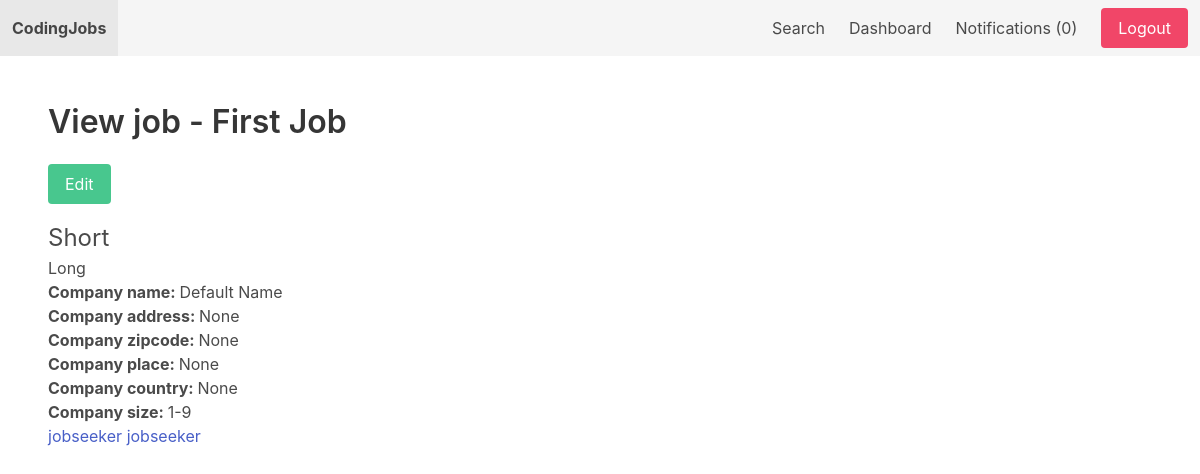
Before: /view_application/job/3/ (signed in) with the older database file.
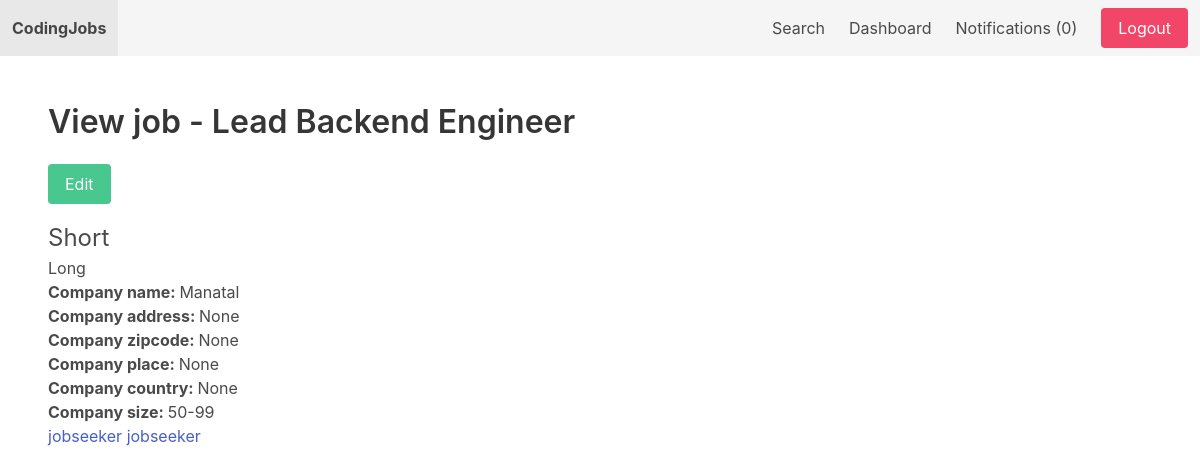
After: the same page with the newer database file.
### apps/job/models.py (models this page shows, shortened)
class Job(models.Model):
    SIZE_1_9 = 'size_1_9'
    SIZE_10_49 = 'size_10_49'
    SIZE_50_99 = 'size_50_99'
    SIZE_100 = 'size_100'
    CHOICES_SIZE = (
        (SIZE_1_9, '1-9'),
        (SIZE_10_49, '10-49'),
        (SIZE_50_99, '50-99'),
        (SIZE_100, '100+'),
    )
    ACTIVE = 'active'
    EMPLOYED = 'employed'
    ARCHIVED = 'archived'
    CHOICES_STATUS = (
        (ACTIVE, 'Active'),
        (EMPLOYED, 'Employed'),
        (ARCHIVED, 'Archived')
    )
    title = models.CharField(max_length=255)
    short_description = models.TextField()
    long_description = models.TextField(blank=True, null=True)
    company_name = models.CharField(max_length=255)
    company_address = models.CharField(max_length=255, blank=True, null=True)
    company_zipcode = models.CharField(max_length=255, blank=True, null=True)
    company_place = models.CharField(max_length=255, blank=True, null=True)
    company_country = models.CharField(max_length=255, blank=True, null=True)
    company_size = models.CharField(max_length=20, choices=CHOICES_SIZE, default=SIZE_1_9)
    created_by = models.ForeignKey(User, related_name='jobs', on_delete=models.CASCADE)
    created_at = models.DateTimeField(auto_now_add=True)
    changed_at = models.DateTimeField(auto_now=True)
    status = models.CharField(max_length=20, choices=CHOICES_STATUS, default=ACTIVE)

class Application(models.Model):
    job = models.ForeignKey(Job, related_name='applications', on_delete=models.CASCADE)
    content = models.TextField()
    expirence = models.TextField()
    created_by = models.ForeignKey(User, related_name='applications', on_delete=models.CASCADE)
    created_at = models.DateTimeField(auto_now_add=True)

### apps/userprofile/views.py (the view)
# urls.py: path('job/<int:job_id>/', view_dashboard_job, name='view_dashboard_job'),
@login_required
def view_dashboard_job(request, job_id):
    job = get_object_or_404(Job, pk=job_id, created_by=request.user)
    return render(request, 'userprofile/view_dashboard_job.html', {'job': job})

### apps/notification/context_processors.py (called while the page is built)
def notifications(request):
    if request.user.is_authenticated:
        return {'notifications': request.user.notifications.filter(is_read=False)}
    else:
        return{'notifications': []}

### apps/userprofile/templates/userprofile/view_dashboard_job.html
{% extends 'core/base.html' %}
{% block content %}
    <h1 class="title">View job - {{ job.title }}</h1>
    <a href="{% url 'edit_job' job.id %}" class="button is-success mb-4">Edit</a>
     <p class="is-size-4">{{ job.short_description }}</p>
    <p>{{ job.long_description }}</p>
    <b>Company name: </b>{{ job.company_name }}<br>
    <b>Company address: </b>{{ job.company_address }}<br>
    <b>Company zipcode: </b>{{ job.company_zipcode }}<br>
    <b>Company place: </b>{{ job.company_place }}<br>
    <b>Company country: </b>{{ job.company_country }}<br>
    <b>Company size: </b>{{ job.get_company_size_display }}<br>
    {% for application in job.applications.all %}
        <a href="{% url 'view_application' application.id %}">{{ application.created_by.username }}</a>
    {% endfor %}
{% endblock %}

### apps/core/templates/core/base.html (shortened to what this page needs)
<!DOCTYPE html>
<html>
    <head>
        <link rel="stylesheet" href="https://cdn.jsdelivr.net/npm/bulma@0.9.4/css/bulma.min.css">
    </head>
    <body>
        <nav class="navbar is-light">
            <div class="navbar-brand">
                <a href="{% url 'frontpage' %}" class="navbar-item"><strong>CodingJobs</strong></a>
            </div>
            <div class="navbar-menu">
                <div class="navbar-end">
                    <a href="{% url 'search' %}" class="navbar-item">Search</a>
                    {% if request.user.is_authenticated %}
                        <a href="{% url 'dashboard' %}" class="navbar-item">Dashboard</a>
                        <a href="{% url 'notifications' %}" class="navbar-item">Notifications ({{ notifications.count }})</a>
                    {% endif %}
                    <div class="navbar-item">
                        <div class="buttons">
                            {% if request.user.is_authenticated %}
                                <a href="{% url 'logout' %}" class="button is-danger">Logout</a>
                            {% else %}
                                <a href="{% url 'signup' %}" class="button is-success"><strong>Sign up</strong></a>
                                <a href="{% url 'login' %}" class="button is-light">Login</a>
                            {% endif %}
                        </div>
                    </div>
                </div>
            </div>
        </nav>
        <section class="section">
            {% block content %}
            {% endblock %}
        </section>
    </body>
</html>

Changed rows visible on the page:
changed Job "Short": title "First Job" → "Lead Backend Engineer"; company_name "Default Name" → "Manatal"; company_size "1-9" → "50-99"
